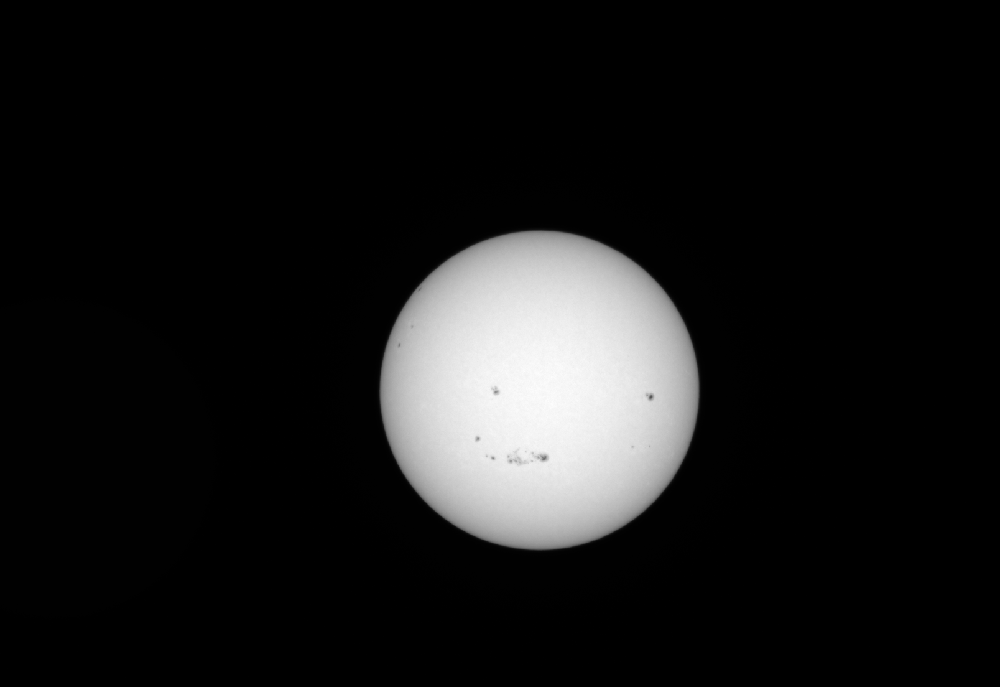
#> input picture img1.tiff, 1000 x 687 px, shrunk from 1608 x 1104 before the run, found by its file name
$ python Diffchecking.2.py
#> lines starting #> are read from the running program, lines starting #| are printed output that depends on the picture
from pickle import FALSE
import cv2
import numpy as np
import matplotlib.pyplot as plt
from matplotlib.colors import TwoSlopeNorm, LinearSegmentedColormap

impath = r"J:\img1.tiff"
img = cv2.imread(impath, cv2.IMREAD_UNCHANGED).astype(np.float32)
#> img: shape (687, 1000) float32; min 48, max 64992, mean 6380.8
diff2=True

# 横方向の二次微分
height_x = img.shape[0] - 1
#> height_x = 686
width_x = img.shape[1] - 1
#> width_x = 999
dif_x_list = []
for i in range(1, img.shape[0]):
    dif_x_list.append(np.diff(img[i]))
#> after the loop, dif_x_list = 686 items
if diff2:
    width_x -= 1  # 二次微分の場合はさらに1列減る
#> width_x = 998
    for i in range(len(dif_x_list)):
        dif_x_list[i] = np.diff(dif_x_list[i])

dif_x = np.concatenate(dif_x_list).reshape(height_x, width_x)
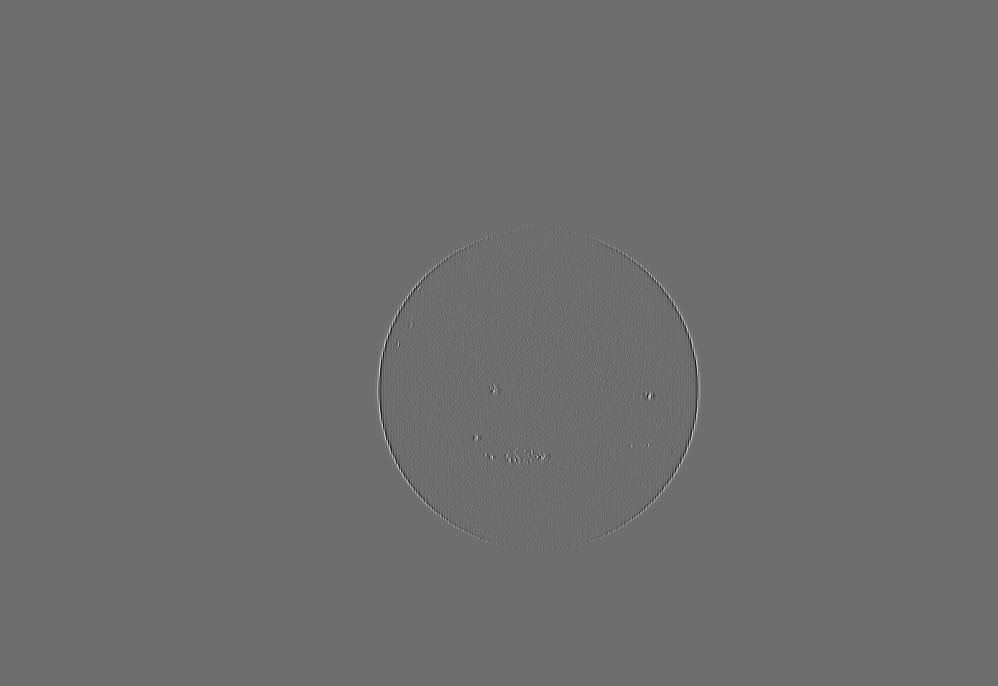
#> dif_x: shape (686, 998) float32; min -13552, max 17696, mean 0; drawn with min black and max white


# 縦方向の微分
height_y = img.shape[0] - 1
#> height_y = 686
width_y = img.shape[1] - 1
#> width_y = 999

dif_y_list = []
for j in range(1, img.shape[1]):
    col = img[:, j]
    dif_y_list.append(np.diff(col))
#> after the loop, dif_y_list = 999 items
if diff2:
    height_y -= 1  # 二次微分の場合はさらに1行減る
#> height_y = 685
    for i in range(len(dif_y_list)):
        dif_y_list[i] = np.diff(dif_y_list[i])

dif_y = np.array(dif_y_list).T  # (height_y, width_y)

# サイズを合わせる（共通部分）
H = min(dif_x.shape[0], dif_y.shape[0])
#> H = 685
W = min(dif_x.shape[1], dif_y.shape[1])
#> W = 998

dx = dif_x[:H, :W]
dy = dif_y[:H, :W]

# カラーマップ（横）

cmap_x = LinearSegmentedColormap.from_list(
    "cmap_x",
    np.vstack((plt.cm.Blues_r(np.linspace(0,1,128)),
               plt.cm.Reds(np.linspace(0,1,128))))
)

vmin_x, vmax_x = dx.min(), dx.max()
#> vmin_x = -13552; vmax_x = 17696
vmin_x, vcenter_x, vmax_x = sorted([vmin_x, 0, vmax_x])
#> vcenter_x = 0
norm_x = TwoSlopeNorm(vmin=vmin_x, vcenter=vcenter_x, vmax=vmax_x)


# カラーマップ（縦）
cmap_y = LinearSegmentedColormap.from_list(
    "cmap_y",
    np.vstack((plt.cm.Greens_r(np.linspace(0,1,128)),
               plt.cm.Purples(np.linspace(0,1,128))))
)

vmin_y, vmax_y = dy.min(), dy.max()
#> vmin_y = -12944; vmax_y = 15472
vmin_y, vcenter_y, vmax_y = sorted([vmin_y, 0, vmax_y])
#> vcenter_y = 0
norm_y = TwoSlopeNorm(vmin=vmin_y, vcenter=vcenter_y, vmax=vmax_y)


# カラーマップを RGB に変換
rgb_x = cmap_x(norm_x(dx))[..., :3]  # 横
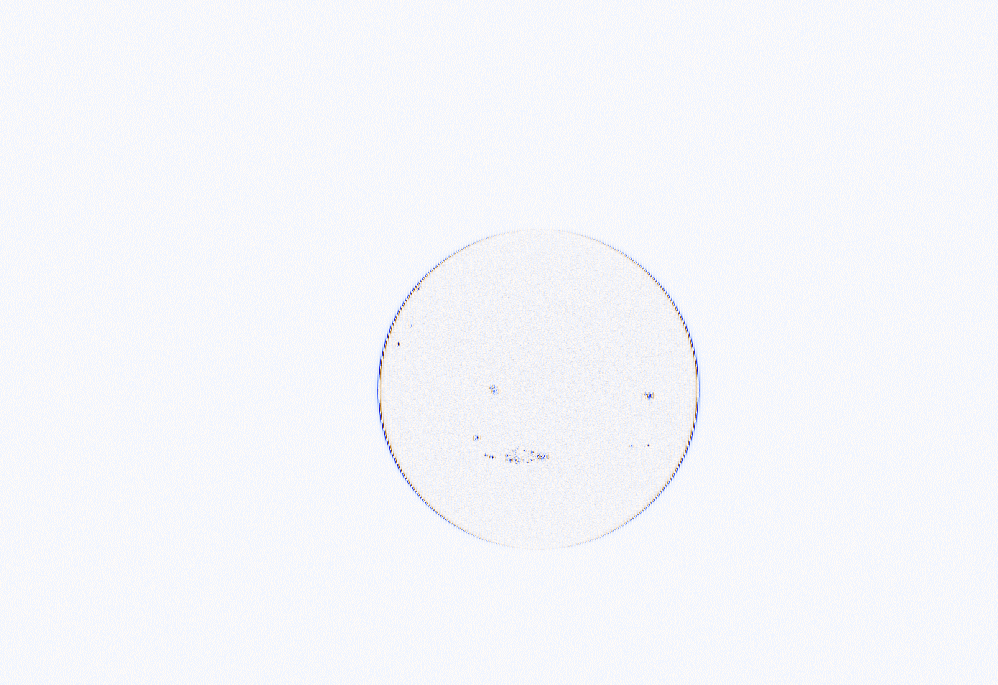
#> rgb_x: shape (685, 998, 3) float64; mean of channels 0, 1, 2 0.984, 0.968, 0.964; drawn as B, G, R
rgb_y = cmap_y(norm_y(dy))[..., :3]  # 縦


# 透明度つきで重ねる
alpha = 0.5
overlay = rgb_x * alpha + rgb_y * alpha


# 描画（カラーバー付き）
fig = plt.figure(figsize=(14, 6))

# グリッド（メイン画像 + 2つのカラーバー）
gs = fig.add_gridspec(1, 3, width_ratios=[4, 0.4, 0.4])

# メイン画像
ax_main = fig.add_subplot(gs[0, 0])
ax_main.set_title("Overlay of d²/dx² (Blue-Red) and d²/dy² (Green-Purple)")
ax_main.imshow(overlay)
ax_main.axis("off")

# 横方向カラーバー
ax_x = fig.add_subplot(gs[0, 1])
plt.colorbar(
    plt.cm.ScalarMappable(norm=norm_x, cmap=cmap_x),
    cax=ax_x
)
ax_x.set_title("Horizontal d²/dx²")

# 縦方向カラーバー
ax_y = fig.add_subplot(gs[0, 2])
plt.colorbar(
    plt.cm.ScalarMappable(norm=norm_y, cmap=cmap_y),
    cax=ax_y
)
ax_y.set_title("Vertical d²/dy²")

plt.tight_layout()
plt.show()
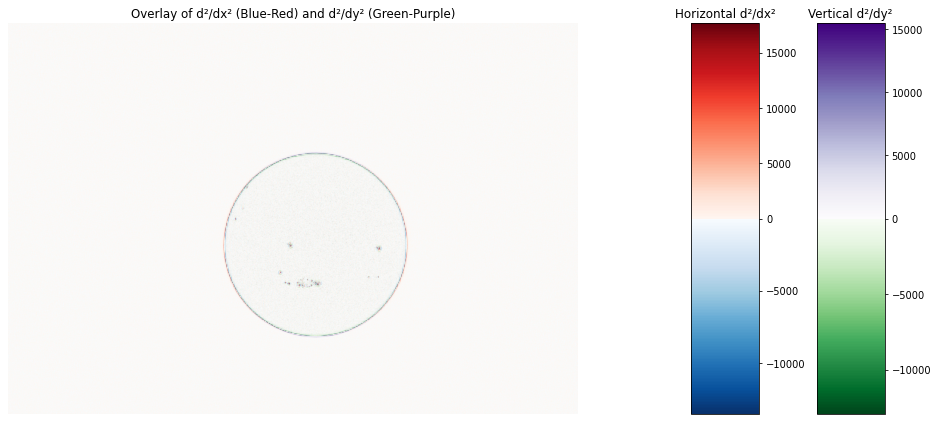
#> figure drawn by matplotlib, 3 panels
